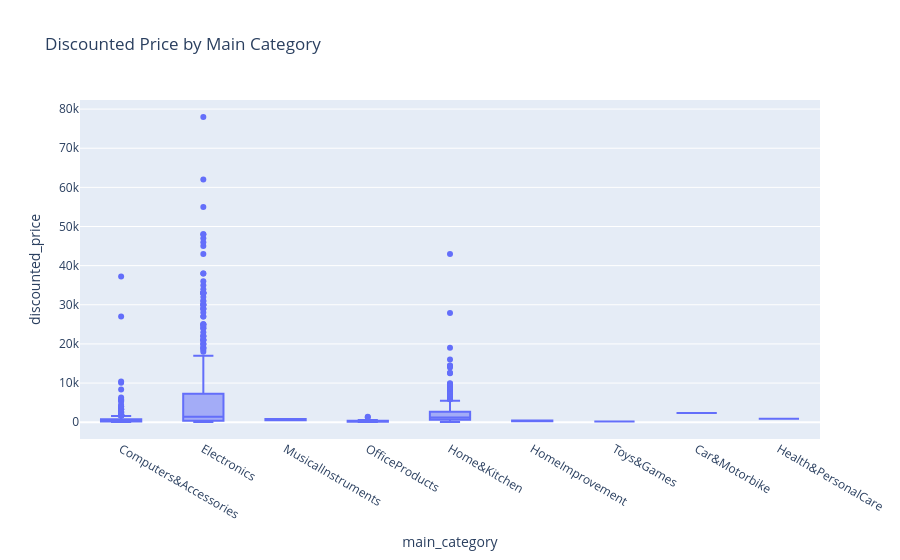

Notebook source saved alongside this figure:
### Markdown cell above
**Interpretation:** if the trendline is close to flat in both plots, that tells you price and discount level have little linear relationship with rating — i.e. cheaper or more heavily discounted products aren't systematically rated worse (or better). Worth stating explicitly rather than leaving the reader to infer it from the chart alone.

### 6b. Numeric vs Categorical

### Code cell
fig = px.box(clean_df, x='main_category', y='discounted_price',
             title='Discounted Price by Main Category')
fig.show()

### Figure 1 — Plotly figure (JSON) as saved in the notebook; plotly's stock layout.template omitted (floating-point values rounded to 4 significant figures; data arrays with more than 128 entries replaced by an {"elided": "..."} marker saying what was removed)
{"data": [{"alignmentgroup": "True", "hovertemplate": "main_category=%{x}<br>discounted_price=%{y}<extra></extra>", "legendgroup": "", "marker": {"color": "#636efa"}, "name": "", "notched": false, "offsetgroup": "", "orientation": "v", "showlegend": false, "type": "box", "x": {"elided": "1462 str values"}, "x0": " ", "xaxis": "x", "y": {"elided": "1462 float values"}, "y0": " ", "yaxis": "y"}], "layout": {"boxmode": "group", "legend": {"tracegroupgap": 0}, "title": {"text": "Discounted Price by Main Category"}, "xaxis": {"anchor": "y", "domain": [0, 1], "title": {"text": "main_category"}}, "yaxis": {"anchor": "x", "domain": [0, 1], "title": {"text": "discounted_price"}}}}
